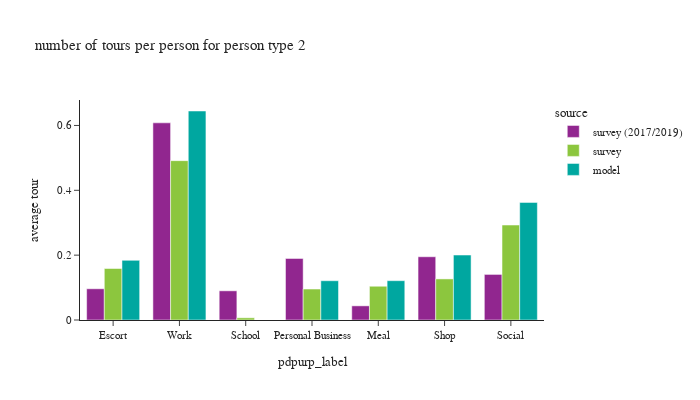

The notebook cell this image was saved under:
### Code cell
plot_by_pptyp(df_tour, '2')

### Figure 1 — Plotly figure (JSON) as saved in the notebook; plotly's stock layout.template omitted (floating-point values rounded to 4 significant figures)
{"data": [{"alignmentgroup": "True", "hovertemplate": "source=survey (2017/2019)<br>pdpurp_label=%{x}<br>average tour=%{y}<extra></extra>", "legendgroup": "survey (2017/2019)", "marker": {"color": "#91268F", "pattern": {"shape": ""}}, "name": "survey (2017/2019)", "offsetgroup": "survey (2017/2019)", "orientation": "v", "showlegend": true, "textposition": "auto", "type": "bar", "x": ["Escort", "Work", "School", "Personal Business", "Meal", "Shop", "Social"], "xaxis": "x", "y": [0.09628, 0.6081, 0.08999, 0.1899, 0.04364, 0.1951, 0.1406], "yaxis": "y"}, {"alignmentgroup": "True", "hovertemplate": "source=survey<br>pdpurp_label=%{x}<br>average tour=%{y}<extra></extra>", "legendgroup": "survey", "marker": {"color": "#8CC63E", "pattern": {"shape": ""}}, "name": "survey", "offsetgroup": "survey", "orientation": "v", "showlegend": true, "textposition": "auto", "type": "bar", "x": ["Social", "Meal", "Shop", "Escort", "Personal Business", "Work", "School"], "xaxis": "x", "y": [0.2929, 0.1041, 0.1267, 0.1588, 0.09552, 0.4915, 0.006772], "yaxis": "y"}, {"alignmentgroup": "True", "hovertemplate": "source=model<br>pdpurp_label=%{x}<br>average tour=%{y}<extra></extra>", "legendgroup": "model", "marker": {"color": "#00A7A0", "pattern": {"shape": ""}}, "name": "model", "offsetgroup": "model", "orientation": "v", "showlegend": true, "textposition": "auto", "type": "bar", "x": ["Personal Business", "Meal", "Social", "Escort", "Shop", "Work"], "xaxis": "x", "y": [0.1211, 0.1213, 0.3627, 0.184, 0.2003, 0.6446], "yaxis": "y"}], "layout": {"barmode": "group", "font": {"size": 11}, "height": 400, "legend": {"title": {"text": "source"}, "tracegroupgap": 0}, "title": {"text": "number of tours per person for person type 2"}, "width": 700, "xaxis": {"anchor": "y", "domain": [0.0, 1.0], "title": {"text": "pdpurp_label"}}, "yaxis": {"anchor": "x", "domain": [0.0, 1.0], "tickformat": ".2", "title": {"text": "average tour"}}}}
